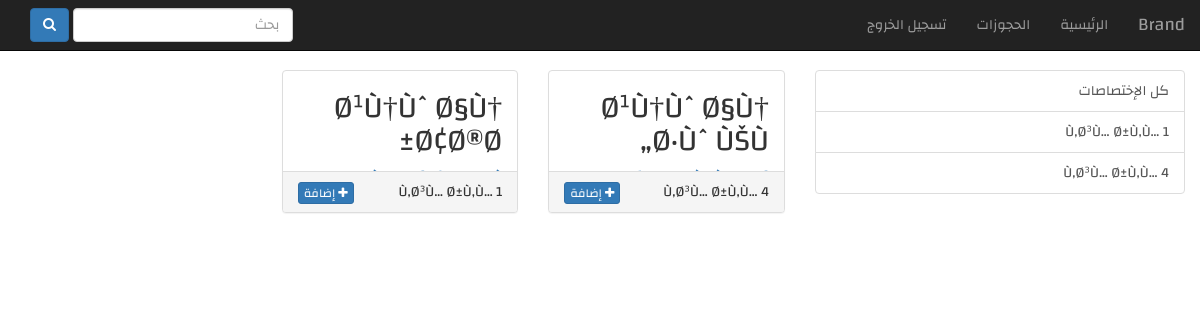
Page /home.php on the earlier database version.
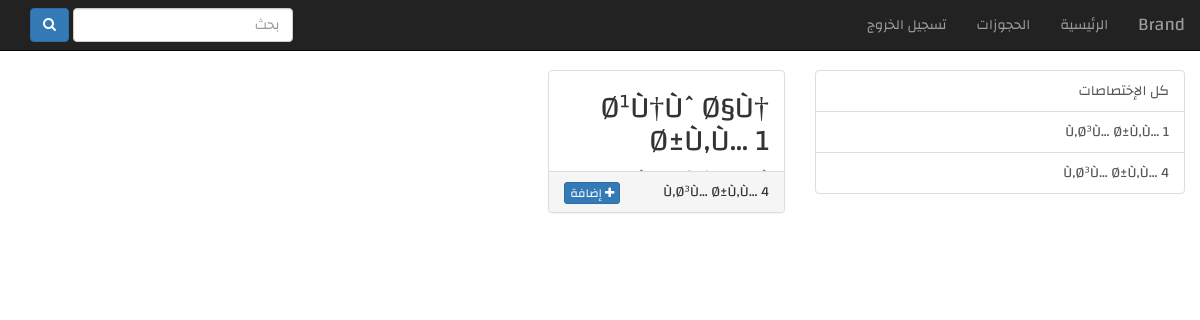
Same page on the later database version.
### tables this page shows
CREATE TABLE `categories` (
  `ID` int(11) NOT NULL,
  `NOM_CAT` varchar(255) NOT NULL
);

CREATE TABLE `ouverages` (
  `ID` int(11) NOT NULL,
  `TITRE` varchar(255) NOT NULL,
  `CAT` varchar(255) NOT NULL,
  `TYPE` varchar(255) NOT NULL,
  `AUTEUR` varchar(255) NOT NULL,
  `DATE_SORTIE` datetime NOT NULL,
  `QT` varchar(11) NOT NULL,
  `QT_DISPONIBLE` varchar(11) NOT NULL,
  `PAGES` varchar(11) NOT NULL
);

### home.php (the view, shortened to what this page needs)
<?php
include 'inc/conf.php';
$categ = array();
$cats = '';
$table = '';
$condition = '';
$currentCat = 0;
$result = $conn->query("SELECT * FROM categories");
 if ($result->num_rows > 0) {
    while($row = $result->fetch_assoc()) {
$categ[$row["ID"]] =  $row["NOM_CAT"];
  $active = ($currentCat == $row["ID"] ? 'active':'');
$cats .='  <a href="?cat='.$row["ID"].'" class="list-group-item '.$active.'">'.$row["NOM_CAT"].'</a>';
}
}
$result = $conn->query("SELECT * FROM ouverages $condition LIMIT 100");
 if ($result->num_rows > 0) {
    while($row = $result->fetch_assoc()) {
  $table .= '<div class="col-sm-4"><div class="panel panel-default"><div class="panel-body"><h2>'.$row["TITRE"].'</h2>';
  $table .= '<a href="search.php?q='.$row["AUTEUR"].'">'.$row["AUTEUR"].'</a></div><div class="panel-footer"> '.$categ[$row["CAT"]].'<a class="btn btn-primary pull-left btn-xs" onclick="reserver('.$row["ID"].')"><i class="fa fa-plus"></i> إضافة</a></div></div></div>';
}
}
 ?>
<!DOCTYPE html>
<html>
  <head>
    <link rel="stylesheet" href="libs/bootstrap/dist/css/bootstrap.css">
    <link rel="stylesheet" href="libs/font-awesome/css/font-awesome.css">
    <link rel="stylesheet" href="libs/bootstrap-rtl/dist/css/bootstrap-rtl.css">
    <link rel="stylesheet" href="libs/css/main.css">
  </head>
  <body>
<?php include 'inc/nav.php'; ?>
<div class="container-fluid" >
<div class="row">
<div class="col-md-4">
  <div class="list-group">
  <a href="?cat=0" class="list-group-item ">كل الإختصاصات</a>
  <?php
print $cats;
   ?>
</div>
</div>
<div class="col-md-8">
<div class="row" id="res">
<?php
print $table;
 ?>
</div>
</div>
</div>
</div>
  </body>
 </html>

Differences in the rows shown:
removed ouverages: TITRE "Ø¹Ù†ÙˆØ§Ù† Ø·ÙˆÙŠÙ„", CAT "Ù‚Ø³Ù… Ø±Ù‚Ù… 4"
removed ouverages: TITRE "Ø¹Ù†ÙˆØ§Ù† Ø¢Ø®Ø±", CAT "Ù‚Ø³Ù… Ø±Ù‚Ù… 1"
added ouverages: TITRE "Ø¹Ù†ÙˆØ§Ù† Ø±Ù‚Ù… 1", CAT "Ù‚Ø³Ù… Ø±Ù‚Ù… 4"
